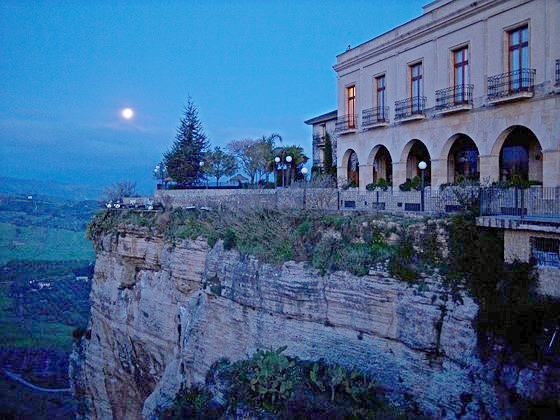
%> input picture CEIQ-master/images/z2.bmp, 560 x 420 px
$ octave demo.m   (GNU Octave 9; MATLAB toolbox functions it lacks are replaced by stand-ins)
%> lines starting %> are read from the running program, lines starting %| are printed output that depends on the picture
%> further down, im0 is the input picture: size 420x560x3 uint8; mean R, G, B 64.1, 99.9, 141.1
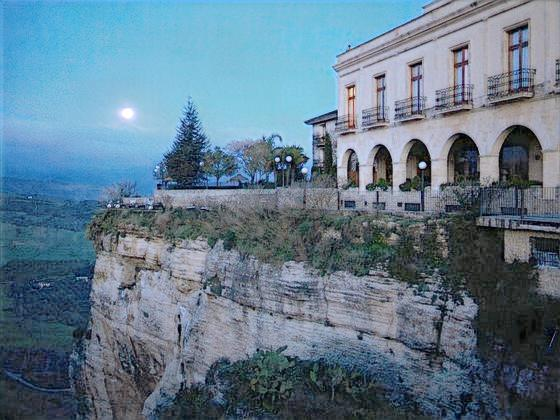
%> input picture CEIQ-master/images/2_INet_v23_00.jpg, 560 x 420 px
%> further down, im1 is the input picture: size 420x560x3 uint8; mean R, G, B 97.7, 122.2, 140.2
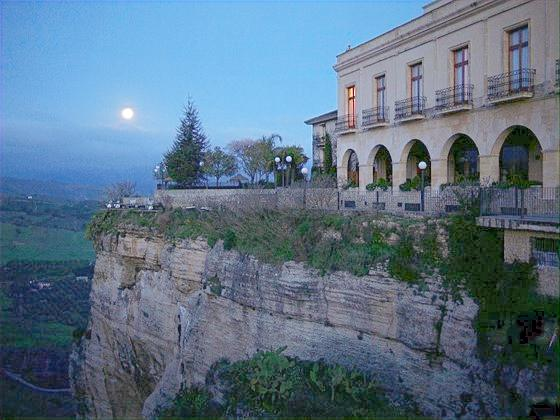
%> input picture CEIQ-master/images/2_INet_v121_00.jpg, 560 x 420 px
%> further down, im2 is the input picture: size 420x560x3 uint8; mean R, G, B 92, 114.8, 134.7
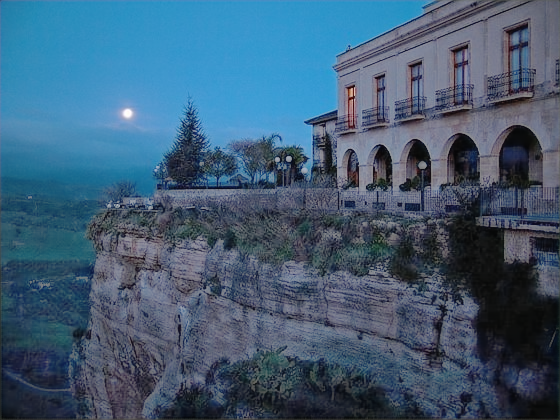
%> input picture CEIQ-master/images/k_2.bmp, 560 x 420 px
%> further down, im3 is the input picture: size 420x560x3 uint8; mean R, G, B 64.9, 93.2, 117.6
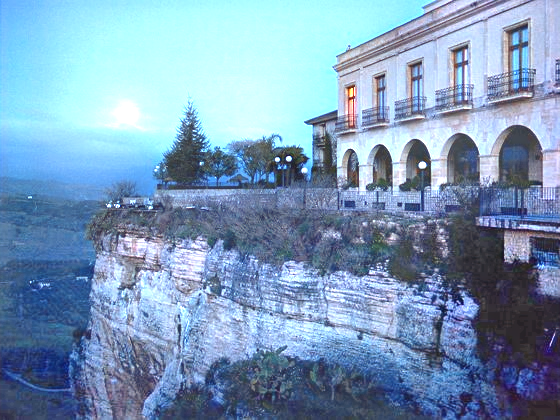
%> input picture CEIQ-master/images/e_2.bmp, 560 x 420 px
%> further down, im4 is the input picture: size 420x560x3 uint8; mean R, G, B 124.4, 155, 185.4
### CEIQ-master/CEIQ.m
%==========================================================================
% J. Yan, J. Li, X. Fu, "No-Reference Quality Assessment of Contrast-Distorted Images using Contrast Enhancement"
%
% Please try your own contrast distorted images with different levels.
% Larger predicted score means better contrast quality.
% This model was trained by all the images in CCID2104 database using
% LIBSVM.
%==========================================================================

function [predicted_score] = CEIQ(Img)
    load model.mat;
    feat = [];
    gImg = rgb2gray(Img);
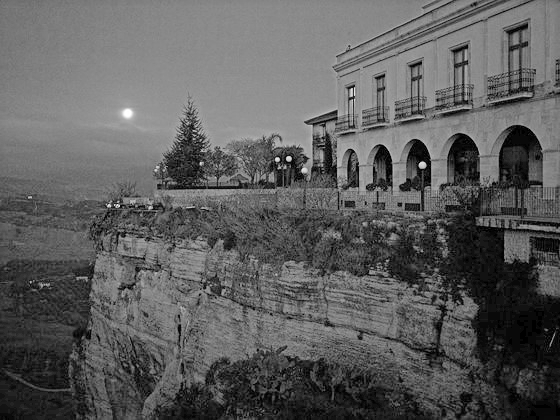
%> gImg: size 420x560 uint8; min 0, max 255, mean 93.9
    enhancedImg = histeq(gImg);
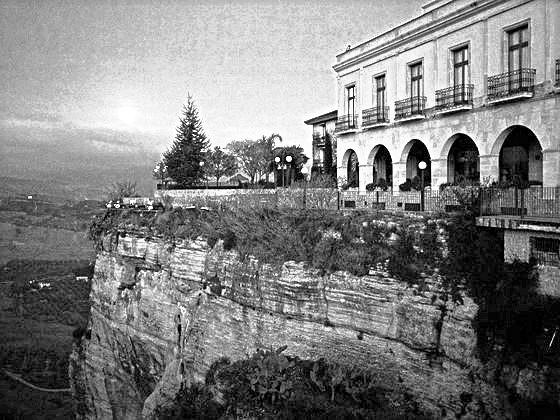
%> enhancedImg: size 420x560 uint8; min 0, max 255, mean 126.5
    [fmean, fmap] = ssim(gImg, enhancedImg);
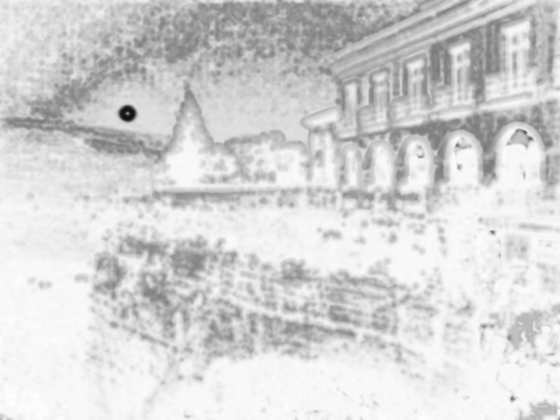
%> fmap: size 420x560 double; min 0.0677, max 1, mean 0.836
%> fmean = 0.836
    f1 = fmean; %image similarity, f1
%> f1 = 0.836

    h1 = imhist(gImg, 128);
%> h1 = 128 values, max 8859 at index 70, min 1 at index 123, mean 1837.5
    h2 = imhist(enhancedImg, 128);
%> h2 = 128 values, max 5744 at index 94, min 0 at index 2, mean 1837.5
    h1 = h1 / (size(gImg, 1) * size(gImg, 2));
%> h1 = 128 values, max 0.0377 at index 70, min 4.25e-06 at index 123, mean 0.00781
    h2 = h2 / (size(gImg, 1) * size(gImg, 2));
%> h2 = 128 values, max 0.0244 at index 94, min 0 at index 2, mean 0.00781
    goodones = h1 > 0 & h2 > 0;
%> goodones = 128 logical values, 63 true
    f2 = - sum(h1(goodones) .* log2(h1(goodones))); % f2, Eq. (3)
%> f2 = 3.09
    f3 = - sum(h2(goodones) .* log2(h2(goodones))); %f3, Eq. (3)
%> f3 = 5.95
    f4 = - sum(h1(goodones) .* log2(h2(goodones))); %f4, Eq. (4)
%> f4 = 3.01
    f5 = - sum(h2(goodones) .* log2(h1(goodones))); %f5, Eq. (5)
%> f5 = 9.38

    feat = [feat f1 f2 f3 f4 f5];
%> feat = [0.836 3.09 5.95 3.01 9.38]
%> the run ends on the next line
    [predicted_score accuracy decision_values] = svmpredict(1, feat, model);

end

### CEIQ-master/demo.m
%==========================================================================
% J. Yan, J. Li, X. Fu, "No-Reference Quality Assessment of Contrast-Distorted Images using Contrast Enhancement"
%
% Please try your own contrast distorted images with different levels.
% Larger predicted score means better contrast quality.
%==========================================================================

clear;
clc;

addpath('utils', 'data', 'images');

im0 = imread('z2.bmp');
% im00 = imread('2+.bmp');
im1 = imread('2_INet_v23_00.jpg');
im2 = imread('2_INet_v121_00.jpg');
im3 = imread('k_2.bmp');
im4 = imread('e_2.bmp');

% im0 = imread('1.png');
% im1 = imread('2.png');
% im2 = imread('3.png');

pred(1) = CEIQ(im0);
